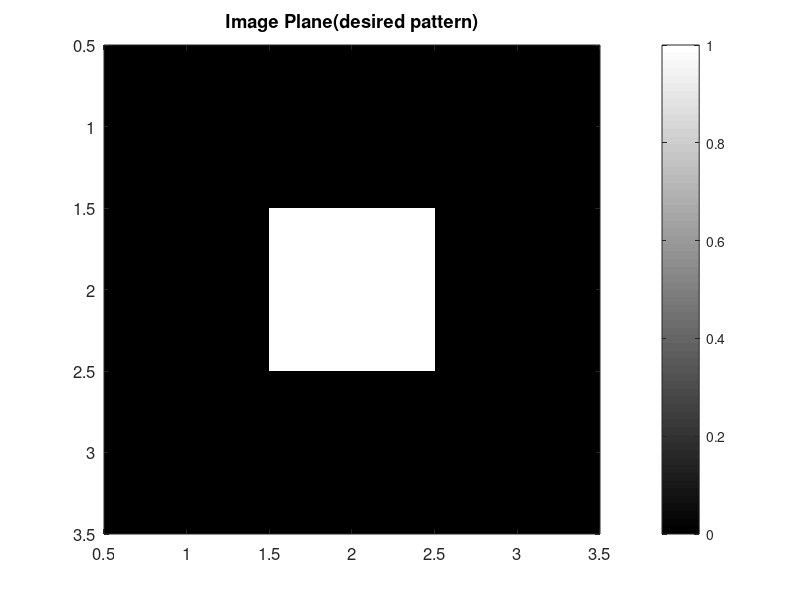
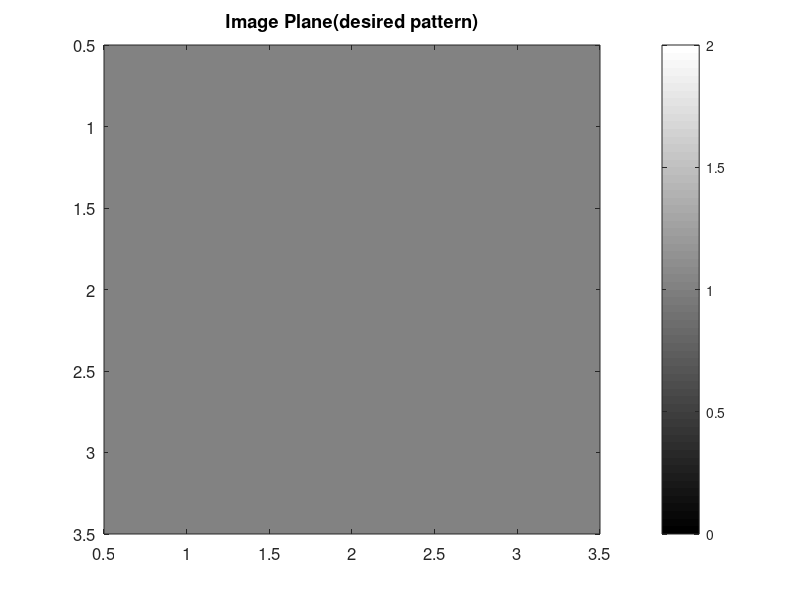

Write the MATLAB code that produced these figures, in order. (Note: this script raises an error after producing the figures.)
clc;clear all;close all;
% HologramHelperClass.supperposition(conj(E_sample))

%% Input image (virtual plane)
global lambda k AmpImage N M dW z;
N = 3;

dW = 20e-6; %Spacing between elements
z = 100e-6; % Distance of Image plane from the resonator plane

dW = 100e-6; %Spacing between elements
z = 1000e-6; % Distance of Image plane from the resonator plane

dW = 200e-6; %Spacing between elements
z = 1000e-6; % Distance of Image plane from the resonator plane

dW = 50e-6; %Spacing between elements
z = 200e-6; % Distance of Image plane from the resonator plane

lambda = 1.550e-6;
k = 2 * pi / lambda;

A_virtual = zeros(N, N); % initial an array to store sample image for calculation
A_virtual((N+1)/2, (N+1)/2) = 1;
[M, N] = size(A_virtual);

figure;
imagesc(abs(A_virtual));
colormap gray
colorbar
title('Image Plane(desired pattern)')
set(gcf, 'Position', [00, 00, 350, 300])
set(gca,'FontSize', 12) % Font Size

%% Sample image initial state (sample plane)
A_sample = ones(N, N); % initial an array to store sample image for calculation
A_sample(1, :) = 1;
A_sample(N, :) = 1;
A_sample(:, 1) = 1;
A_sample(:, N) = 1;

figure;
imagesc(abs(A_sample));
colormap gray
colorbar
title('Image Plane(desired pattern)')
set(gcf, 'Position', [00, 00, 350, 300])
set(gca,'FontSize', 12) % Font Size


    
    E_sample = HologramHelperClass.supperposition((A_virtual));
    
    E_holo = HologramHelperClass.supperposition(conj(E_sample));
    
    oriphase = angle(conj(E_sample));
    
%% virtual plane

figure;
imagesc(abs(E_holo));
colormap gray
colorbar
title('Image Plane(recovered pattern)')
set(gcf, 'Position', [00, 00, 350, 300])
set(gca,'FontSize', 12) % Font Size

figure;
imagesc(angle(E_holo));
colormap gray
colorbar
title('Image Plane(recovered pattern)')
set(gcf, 'Position', [00, 00, 350, 300])
set(gca,'FontSize', 12) % Font Size

%% sample profile

figure;
imagesc(abs(E_sample));
colormap jet
colorbar
title('Sample Plane Amplitude')
set(gcf, 'Position', [00, 00, 350, 300])
set(gca,'FontSize', 12) % Font Size

figure;
imagesc(angle(E_sample),[-pi, pi]);
colormap jet
colorbar
title('Sample Plane Phase')
set(gcf, 'Position', [00, 00, 350, 300])
set(gca,'FontSize', 12) % Font Size



%% sample plane profile quantization
E_sample_nomalized = HologramHelperClass.normalize(E_sample);
E_quantized_sample = HologramHelperClass.quantizeAmp(E_sample_nomalized)...
    .*exp(1i*HologramHelperClass.quantizePhase3(angle(E_sample)));
E_quantized_holo = HologramHelperClass.supperposition(conj(E_quantized_sample));
am = abs(E_quantized_sample);
pm = angle(conj(E_quantized_sample));

%% sample profile

figure;
imagesc(abs(E_quantized_sample));
colormap gray
colorbar
title('Sample Plane Amplitude')
set(gcf, 'Position', [00, 00, 350, 300])
set(gca,'FontSize', 12) % Font Size

figure;
imagesc(angle(E_quantized_sample), [-pi, pi]);
colormap jet
colorbar
title('Sample Plane Phase')
set(gcf, 'Position', [00, 00, 350, 300])
set(gca,'FontSize', 12) % Font Size

%% virtual plane

figure;
imagesc(abs(E_quantized_holo));
colormap gray
colorbar
title('Image Plane(recovered pattern)')
set(gcf, 'Position', [00, 00, 350, 300])
set(gca,'FontSize', 12) % Font Size

figure;
imagesc(angle(E_quantized_holo));
colormap gray
colorbar
title('Image Plane(recovered pattern)')
set(gcf, 'Position', [00, 00, 350, 300])
set(gca,'FontSize', 12) % Font Size

%% AVG SNR
I_holo = abs(E_holo).*abs(E_holo);
SNRA = I_holo((N+1)/2, (N+1)/2)/ (sum(sum(I_holo)) - I_holo((N+1)/2, (N+1)/2)) * (N*N-1);

%% SNR
screen = ones(N,N);
screen((N+1)/2, (N+1)/2) = 0;
I_holo = abs(E_holo).*abs(E_holo);
SNRS = I_holo((N+1)/2, (N+1)/2)/ (max(max(I_holo.*screen)));

data = [3,20.9841962400000,10.5065537600000;5,23.2812373900000,8.10447850900000;7,52.9323449900000,18.7397361900000;9,88.3430482100000,16.6502890400000;11,154,25.0604257200000;13,190,28.4645057900000;15,299,29.1835535300000;17,409,44.2370793900000;19,461,53.9294961400000;33,1240,131;55,3190,176];
Nx = data(:, 1);
SNR1 = data(:,2);
SNR2 = data(:,3);
figure;
plot(Nx, SNR1, 'b-*');
hold on 
% plot(Nx, SNR2, 'b-*');
title('Signal to Noise Ratio')
set(gcf, 'Position', [00, 00, 350, 300])
set(gca,'FontSize', 12) % Font Size


